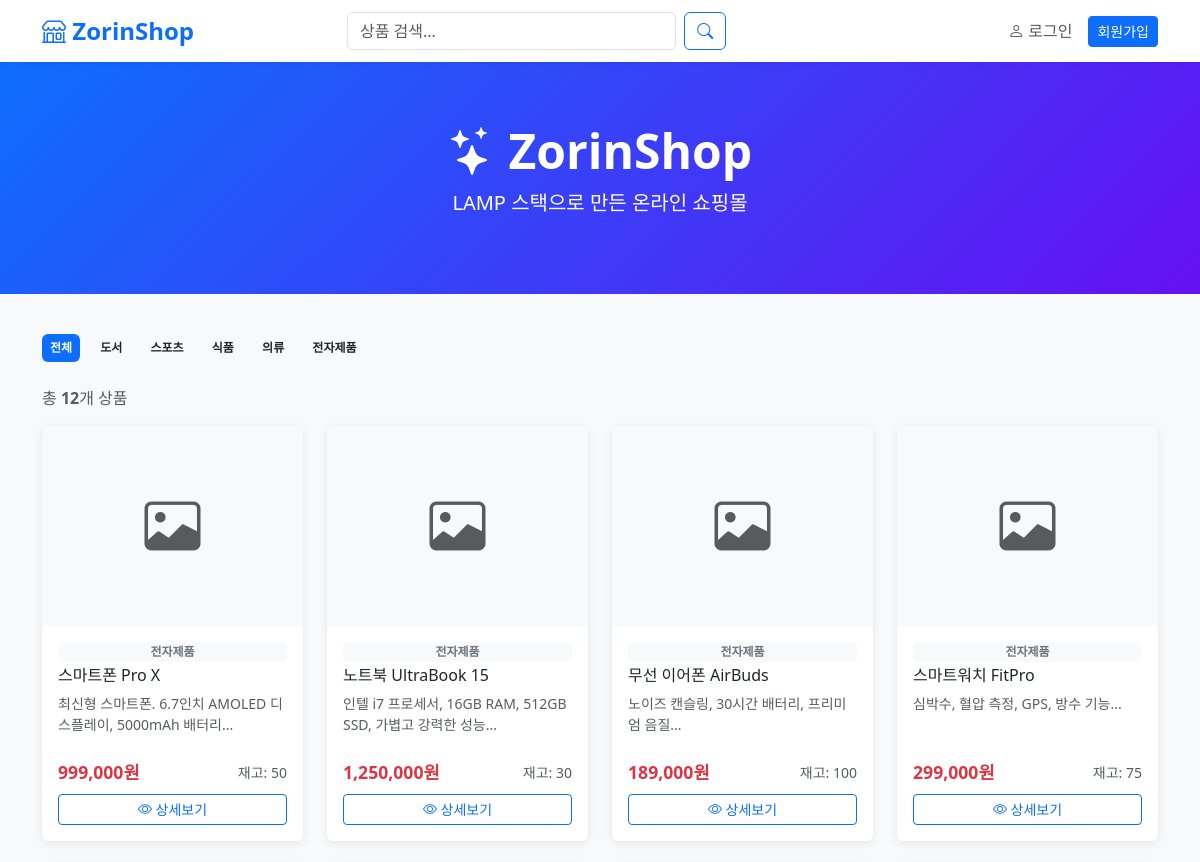
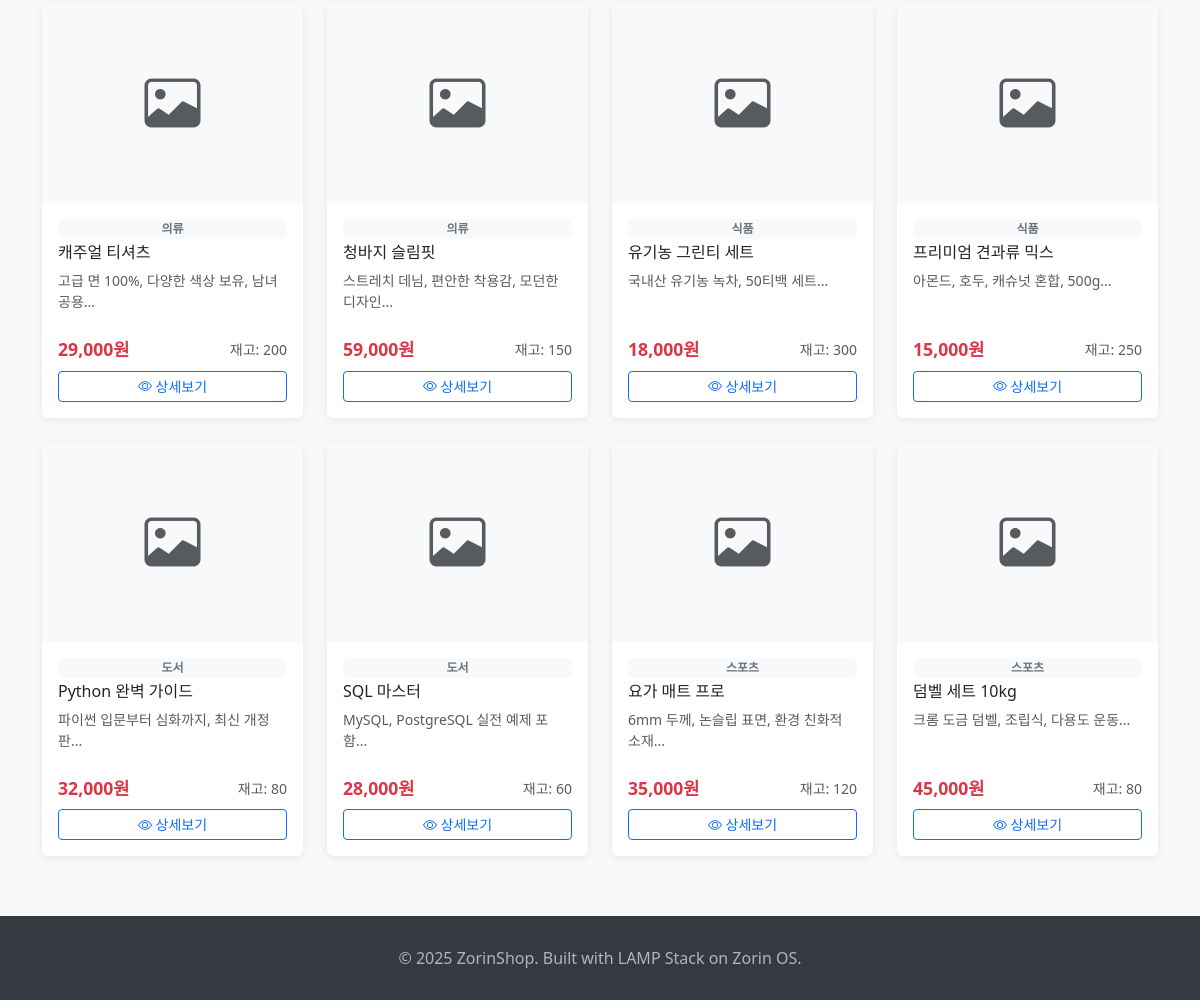
The page / on the database its author committed (2 pictures, top to bottom).
### tables this page shows
CREATE TABLE IF NOT EXISTS categories (
    id          INT AUTO_INCREMENT PRIMARY KEY,
    name        VARCHAR(100) NOT NULL,
    description TEXT
);

CREATE TABLE IF NOT EXISTS products (
    id          INT AUTO_INCREMENT PRIMARY KEY,
    category_id INT,
    name        VARCHAR(200) NOT NULL,
    description TEXT,
    price       DECIMAL(10,2) NOT NULL DEFAULT 0,
    stock       INT NOT NULL DEFAULT 0,
    image       VARCHAR(255),
    created_at  TIMESTAMP DEFAULT CURRENT_TIMESTAMP,
    FOREIGN KEY (category_id) REFERENCES categories(id) ON DELETE SET NULL
);

### includes/auth.php (called while the page is built, shortened)
<?php
function isLoggedIn() {
    return isset($_SESSION['user_id']);
}

### includes/functions.php (called while the page is built, shortened)
<?php
function formatPrice($price) {
    return number_format($price) . '원';
}

### index.php (the view, shortened to what this page needs)
<?php
require_once 'includes/db.php';
require_once 'includes/auth.php';
require_once 'includes/functions.php';
$category_id = isset($_GET['cat']) ? (int)$_GET['cat'] : 0;
$search = isset($_GET['search']) ? sanitize($_GET['search']) : '';
$categories = $conn->query("SELECT * FROM categories ORDER BY name")->fetch_all(MYSQLI_ASSOC);
$sql = "SELECT p.*, c.name as category_name FROM products p LEFT JOIN categories c ON p.category_id = c.id WHERE p.stock > 0";
$params = [];
$types = "";
$sql .= " ORDER BY p.created_at DESC";
if ($params) {
    $stmt = $conn->prepare($sql);
    $stmt->bind_param($types, ...$params);
    $stmt->execute();
    $products = $stmt->get_result()->fetch_all(MYSQLI_ASSOC);
} else {
    $products = $conn->query($sql)->fetch_all(MYSQLI_ASSOC);
}
$cart_count = isLoggedIn() ? getCartCount($conn, $_SESSION['user_id']) : 0;
?>
<!DOCTYPE html>
<html lang="ko">
<head>
    <link href="https://cdn.jsdelivr.net/npm/bootstrap@5.3.0/dist/css/bootstrap.min.css" rel="stylesheet">
    <link href="https://cdn.jsdelivr.net/npm/bootstrap-icons@1.10.0/font/bootstrap-icons.css" rel="stylesheet">
    <link href="/shop/css/style.css" rel="stylesheet">
</head>
<body>
<nav class="navbar navbar-expand-lg navbar-light bg-white shadow-sm sticky-top">
    <div class="container">
        <a class="navbar-brand" href="/shop/"><i class="bi bi-shop"></i> ZorinShop</a>
        <div class="collapse navbar-collapse" id="navbarNav">
            <form class="d-flex mx-auto" action="/shop/" method="GET" style="width:40%">
                <input class="form-control me-2" type="search" name="search" placeholder="상품 검색..." value="<?= htmlspecialchars($search) ?>">
                <button class="btn btn-outline-primary" type="submit"><i class="bi bi-search"></i></button>
            </form>
            <ul class="navbar-nav ms-auto align-items-center">
                <?php if (isLoggedIn()): ?>
                    <li class="nav-item">
                        <a class="nav-link" href="/shop/cart.php">
                            <i class="bi bi-cart3"></i>
                            <?php if ($cart_count > 0): ?>
                                <span class="badge bg-danger rounded-pill"><?= $cart_count ?></span>
                            <?php endif; ?>
                        </a>
                    </li>
                    <li class="nav-item"><a class="nav-link" href="/shop/orders.php"><i class="bi bi-bag"></i> 주문내역</a></li>
                    <?php if (isAdmin()): ?>
                        <li class="nav-item"><a class="nav-link text-warning" href="/shop/admin/"><i class="bi bi-gear"></i> 관리자</a></li>
                    <?php endif; ?>
                    <li class="nav-item"><a class="nav-link" href="/shop/logout.php"><i class="bi bi-box-arrow-right"></i> 로그아웃</a></li>
                <?php else: ?>
                    <li class="nav-item"><a class="nav-link" href="/shop/login.php"><i class="bi bi-person"></i> 로그인</a></li>
                    <li class="nav-item"><a class="btn btn-primary btn-sm ms-2" href="/shop/register.php">회원가입</a></li>
                <?php endif; ?>
            </ul>
        </div>
    </div>
</nav>
<div class="hero-section text-center">
    <div class="container">
        <h1 class="display-5 fw-bold"><i class="bi bi-stars"></i> ZorinShop</h1>
        <p class="lead">LAMP 스택으로 만든 온라인 쇼핑몰</p>
    </div>
</div>
<div class="container mb-5">
    <div class="mb-4">
        <a href="/shop/" class="badge bg-secondary text-decoration-none category-badge me-2 p-2 <?= $category_id == 0 ? 'active' : '' ?>">전체</a>
        <?php foreach ($categories as $cat): ?>
            <a href="/shop/?cat=<?= $cat['id'] ?>" class="badge bg-light text-dark text-decoration-none category-badge me-2 p-2 <?= $category_id == $cat['id'] ? 'active' : '' ?>">
                <?= htmlspecialchars($cat['name']) ?>
            </a>
        <?php endforeach; ?>
    </div>
    <p class="text-muted mb-3">
        총 <strong><?= count($products) ?></strong>개 상품
    </p>
    <?php if (empty($products)): ?>
        <div class="text-center py-5">
            <i class="bi bi-inbox display-1 text-muted"></i>
            <p class="mt-3 text-muted">상품이 없습니다.</p>
        </div>
    <?php else: ?>
        <div class="row row-cols-1 row-cols-md-3 row-cols-lg-4 g-4">
            <?php foreach ($products as $product): ?>
                <div class="col">
                    <div class="card product-card h-100">
                        <?php if ($product['image'] && file_exists(__DIR__ . '/uploads/products/' . $product['image'])): ?>
                            <img src="/shop/uploads/products/<?= htmlspecialchars($product['image']) ?>" class="card-img-top" alt="<?= htmlspecialchars($product['name']) ?>">
                        <?php else: ?>
                            <div class="card-img-top bg-light d-flex align-items-center justify-content-center" style="height:200px">
                                <i class="bi bi-image text-muted display-4"></i>
                            </div>
                        <?php endif; ?>
                        <div class="card-body d-flex flex-column">
                            <span class="badge bg-light text-secondary mb-1"><?= htmlspecialchars($product['category_name'] ?? '') ?></span>
                            <h6 class="card-title"><?= htmlspecialchars($product['name']) ?></h6>
                            <p class="card-text text-muted small flex-grow-1"><?= htmlspecialchars(mb_substr($product['description'], 0, 50)) ?>...</p>
                            <div class="d-flex justify-content-between align-items-center mt-2">
                                <span class="price-tag"><?= formatPrice($product['price']) ?></span>
                                <small class="text-muted">재고: <?= $product['stock'] ?></small>
                            </div>
                            <a href="/shop/product.php?id=<?= $product['id'] ?>" class="btn btn-outline-primary btn-sm mt-2">
                                <i class="bi bi-eye"></i> 상세보기
                            </a>
                        </div>
                    </div>
                </div>
            <?php endforeach; ?>
        </div>
    <?php endif; ?>
</div>
<footer class="text-center">
    <div class="container">
        <p class="mb-0">&copy; 2025 ZorinShop. Built with LAMP Stack on Zorin OS.</p>
    </div>
</footer>
</body>
</html>

### css/style.css (style rules this page uses)
body { background-color: #f8f9fa; font-family: 'Segoe UI', Tahoma, Geneva, Verdana, sans-serif; }
.navbar-brand { font-size: 1.5rem; font-weight: 700; color: #0d6efd !important; }
.product-card { transition: transform 0.2s, box-shadow 0.2s; border: none; box-shadow: 0 2px 8px rgba(0,0,0,0.08); }
.price-tag { font-size: 1.1rem; font-weight: 700; color: #dc3545; }
.hero-section { background: linear-gradient(135deg, #0d6efd 0%, #6610f2 100%); color: white; padding: 60px 0; margin-bottom: 40px; }
.category-badge { cursor: pointer; transition: all 0.2s; }
.category-badge:hover, .category-badge.active { background-color: #0d6efd !important; color: white !important; }
footer { background: #343a40; color: #adb5bd; padding: 30px 0; margin-top: 60px; }

### rows shown on the page
categories: name "도서"
categories: name "스포츠"
categories: name "식품"
categories: name "의류"
categories: name "전자제품"
products: category.name "전자제품", name "스마트폰 Pro X", description "최신형 스마트폰. 6.7인치 AMOLED 디스플레이, 5000mAh 배터리", price "999,000원", stock "50"
products: category.name "전자제품", name "노트북 UltraBook 15", description "인텔 i7 프로세서, 16GB RAM, 512GB SSD, 가볍고 강력한 성능", price "1,250,000원", stock "30"
products: category.name "전자제품", name "무선 이어폰 AirBuds", description "노이즈 캔슬링, 30시간 배터리, 프리미엄 음질", price "189,000원", stock "100"
products: category.name "전자제품", name "스마트워치 FitPro", description "심박수, 혈압 측정, GPS, 방수 기능", price "299,000원", stock "75"
products: category.name "의류", name "캐주얼 티셔츠", description "고급 면 100%, 다양한 색상 보유, 남녀공용", price "29,000원", stock "200"
products: category.name "의류", name "청바지 슬림핏", description "스트레치 데님, 편안한 착용감, 모던한 디자인", price "59,000원", stock "150"
products: category.name "식품", name "유기농 그린티 세트", description "국내산 유기농 녹차, 50티백 세트", price "18,000원", stock "300"
products: category.name "식품", name "프리미엄 견과류 믹스", description "아몬드, 호두, 캐슈넛 혼합, 500g", price "15,000원", stock "250"
products: category.name "도서", name "Python 완벽 가이드", description "파이썬 입문부터 심화까지, 최신 개정판", price "32,000원", stock "80"
products: category.name "도서", name "SQL 마스터", description "MySQL, PostgreSQL 실전 예제 포함", price "28,000원", stock "60"
products: category.name "스포츠", name "요가 매트 프로", description "6mm 두께, 논슬립 표면, 환경 친화적 소재", price "35,000원", stock "120"
products: category.name "스포츠", name "덤벨 세트 10kg", description "크롬 도금 덤벨, 조립식, 다용도 운동", price "45,000원", stock "80"

### other values the page prints
count($products) "12"
